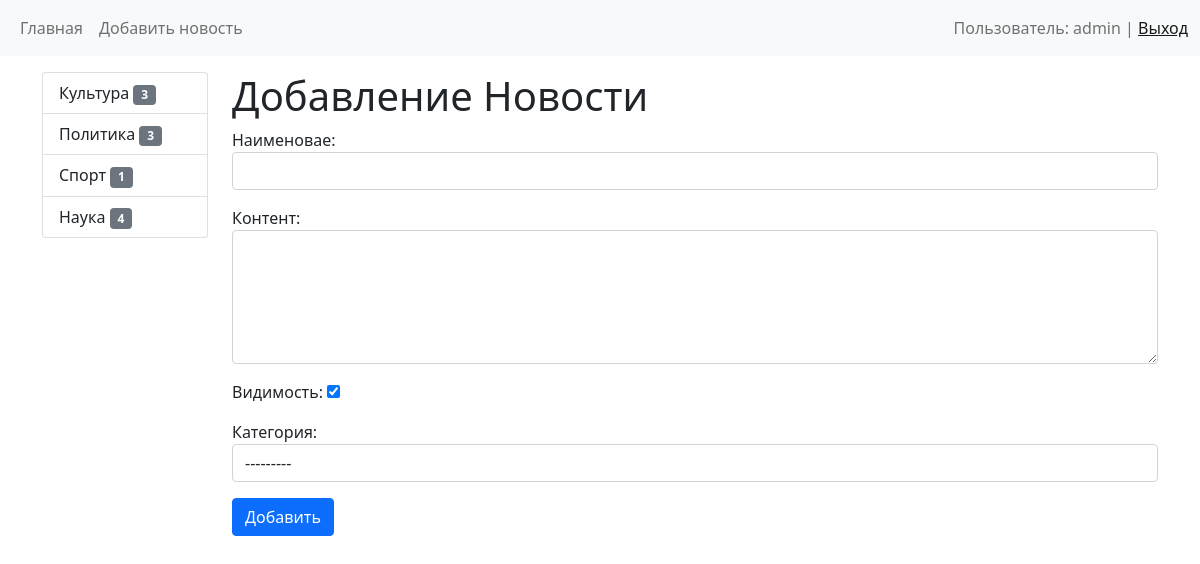
The page /news/add_news/ (signed in) on the database its author committed.
### news/models.py (models this page shows)
class Category(models.Model):
    title = models.CharField(max_length=150, db_index=True, verbose_name='Категории')
    def get_absolute_url(self):
        return reverse_lazy('category', kwargs={"category_id": self.pk})
    def __str__(self):
        return self.title
    class Meta:
        verbose_name = 'Категория'
        verbose_name_plural = 'Категории'
        ordering = ['-title']

### news/views.py (the view)
# urls.py: path('news/add_news/', CreateNews.as_view(), name='add_news'),
class CreateNews(LoginRequiredMixin, CreateView):
    form_class = NewsForm
    template_name = 'news/add_news.html'
    success_url = reverse_lazy('home')
    raise_exception = True

### news/forms.py (shortened to what this page needs)
class NewsForm(forms.ModelForm):
    class Meta:
        model = News
        fields = ['title', 'content', 'is_published', 'category']
        widgets = {
            'title': forms.TextInput(attrs={"class": "form-control"}),
            'content': forms.Textarea(attrs={"class": "form-control", "rows": 5}),
            'category': forms.Select(attrs={"class": "form-control"}),
        }

### news/templatetags/news_tags.py (called while the page is built)
@register.simple_tag(name='get_list_categories')
def get_categories():
    return Category.objects.all()

@register.inclusion_tag('news/list_categories.html')
def show_categories(arg1='Hello'):
    categories = Category.objects.annotate(cnt=Count('news', filter=F('news__is_published'))).filter(cnt__gt=0)
    return {"categories": categories, "arg1": arg1}

### news/templates/news/add_news.html (shortened to what this page needs)
{% extends 'base.html' %}
{% block sidebar %}
    {% include 'inc/_sidebar.html' %}
{% endblock %}
{% block content %}
<h1>Добавление Новости</h1>
<form action="{% url 'add_news' %}" method="post">
    {{ form.as_p }}
    <button type="submit" class="btn btn-primary">Добавить</button>
</form>
{% endblock %}

### templates/inc/_nav.html (shortened to what this page needs)
<nav class="navbar navbar-expand-lg navbar-light bg-light">
  <div class="container-fluid">
      <div class="collapse navbar-collapse" id="navbarSupportedContent">
          <ul class="navbar-nav me-auto mb-2 mb-lg-0">
            <li class="nav-item">
                <a class="nav-link" href="{% url 'home' %}">Главная</a>
            </li>
              {% if request.user.is_authenticated %}
            <li class="nav-item">
                <a class="nav-link" href="{% url 'add_news' %}">Добавить новость</a>
            </li>
              {% endif %}
          </ul>
          <span class="navbar-text">
              {% if request.user.is_authenticated %}
              Пользователь: {{ user.username }} | <a href="{% url 'logout' %}">Выход</a>
              {% else %}
              <a href="{% url 'register' %}">Регистрация</a> | <a href="{% url 'login' %}">Вход</a>
              {% endif %}
          </span>
      </div>
  </div>
</nav>

### news/templates/news/list_categories.html
<div class="list-group">
    {% for item in categories %}
        <a href="{{ item.get_absolute_url }}" class="list-group-item list-group-item-action">
            {{ item.title }}
            <span class="badge bg-secondary">{{ item.cnt }}</span>
        </a>
    {% endfor %}
</div>

### rows shown on the page
Category: title "Культура", cnt "3"
Category: title "Политика", cnt "3"
Category: title "Спорт", cnt "1"
Category: title "Наука", cnt "4"

### other values the page prints
{{ user.username }} "admin"
